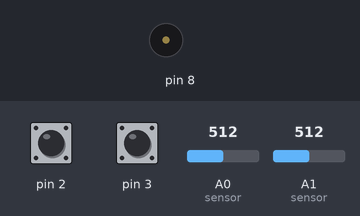
Bench run of a sketch on a simulated Arduino Uno, built with avr-gcc and run on an emulated ATmega328P. Parts: buzzer (waves = sounding). The inputs (shaded band) are chosen by the test bench; at power-on: pin 2 HIGH, pin 3 HIGH, A0 (sensor) = 512, A1 (sensor) = 512.

Above: at 1.2 s.
1.3 s: pin 2 pulled LOW for 0.15 s
At 1.4 s:
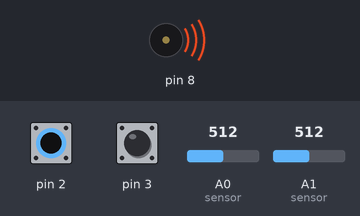
3.0 s: pin 2 pulled LOW for 3.2 s
At 7.4 s:
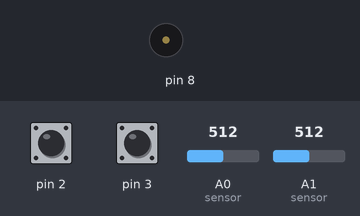
7.7 s: pin 3 pulled LOW for 3.2 s
At 8.2 s:
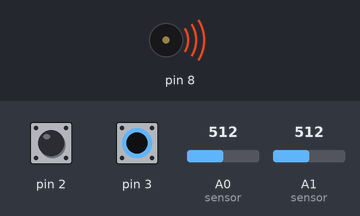
Timing chart, 0 to 12.5 s (numbered marks = the images above; inputs shaded):
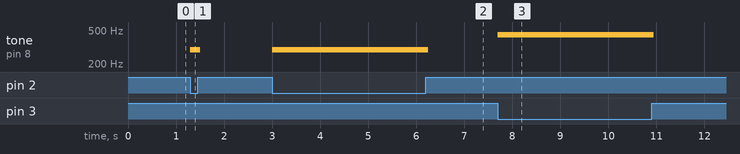

The sketch:

fingertap.ino
```cpp
/*
 * Arduino based Tap and Tone player
 * Published by: CircuitDigest.com
 * Code By: B.Aswinth Raj
 * Dated:8-7-2017
 *
 * ###CONNECTIONS###
 * Darlington Wire 1 -> Pin 2
 * Darlington Wire 2 -> Pin 3
 * FlexSensor 1 -> A0
 * FlexSensor 2 -> A1
 * Speaker -> Pin 8
 */

#include "pitches.h"      //add this librarey into the project folder
int flexSensor1,flexSensor2;

void setup() {
pinMode(2, INPUT_PULLUP);
pinMode(3, INPUT_PULLUP);
attachInterrupt(digitalPinToInterrupt(2), tone1, LOW); //Trigger tone1 when LOW
attachInterrupt(digitalPinToInterrupt(3), tone2, LOW); //Trigger tone2 when LOW
Serial.begin(9600);
}

void loop() {
 flexSensor1 = map(analogRead(A0),200,130,1,3); //Map up with your own values based on your flex sensor
 flexSensor2 = map(analogRead(A1),170,185,1,3); //Map up with your own values based on your flex sensor
}

//**Function to execute on Interrupt 1**//
void tone1()
{

if (flexSensor1==1)
tone(8, NOTE_D4,50);
else if (flexSensor1==2)
tone(8, NOTE_A3,50);
else if (flexSensor1==3)
tone(8, NOTE_G4,50);
else
tone(8, NOTE_D4,50);
}

//**Function to execute on Interrupt 2**//
void tone2()
{

if (flexSensor1==1)
tone(8, NOTE_A4,50);
else if (flexSensor1==2)
tone(8, NOTE_F4,50);
else if (flexSensor1==3)
tone(8, NOTE_E4,50);
else
  tone(8, NOTE_A4,50);
}
```

Measured:
- after the input at 1.3 s, tone on pin 8: silent → 294 Hz at once, → silent 0.20 s later
- after the input at 3.0 s, tone on pin 8: silent → 294 Hz at once, → silent 3.2 s later
- after the input at 7.7 s, tone on pin 8: silent → 440 Hz at once, → silent 3.2 s later
